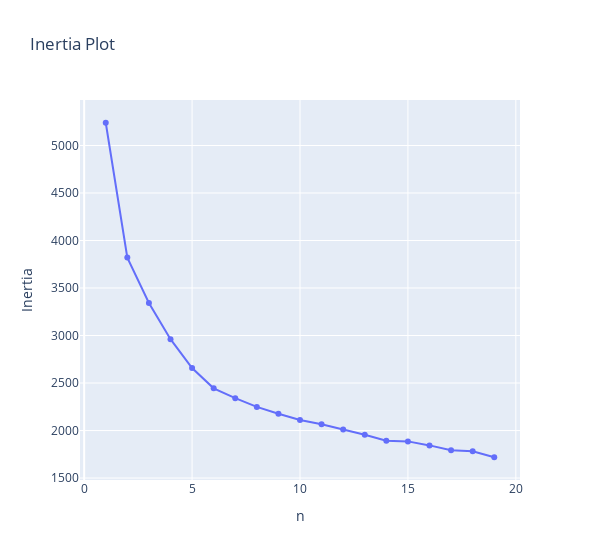

Here is the notebook cell this chart was saved with:
### Markdown cell above
#### K- Prototypes

### Code cell
n_range = np.arange(1, 20)
inertia = [
    KPrototypes(random_state=39, n_clusters=i)
    .fit(
        kproto_drop_satisTravelWLB,
        categorical=[
            kproto_drop_satisTravelWLB.columns.get_loc(nom) for nom in nominal_cols
        ],
    )
    .cost_
    for i in n_range
]

fig = go.Figure(data=[go.Scatter(x=n_range, y=inertia)], layout={"width": 600})
fig.update_layout(title="Inertia Plot", xaxis_title="n", yaxis_title="Inertia")

fig.show()


# elbow still the same

### Figure 1 — Plotly figure (JSON) as saved in the notebook; plotly's stock layout.template omitted (floating-point values rounded to 4 significant figures)
{"data": [{"type": "scatter", "x": [1, 2, 3, 4, 5, 6, 7, 8, 9, 10, 11, 12, 13, 14, 15, 16, 17, 18, 19], "y": [5239.0, 3820.0, 3343.0, 2962.0, 2658.0, 2444.0, 2341.0, 2249.0, 2177.0, 2111.0, 2067.0, 2012.0, 1955.0, 1892.0, 1886.0, 1844.0, 1792.0, 1781.0, 1719.0]}], "layout": {"title": {"text": "Inertia Plot"}, "width": 600, "xaxis": {"title": {"text": "n"}}, "yaxis": {"title": {"text": "Inertia"}}}}
